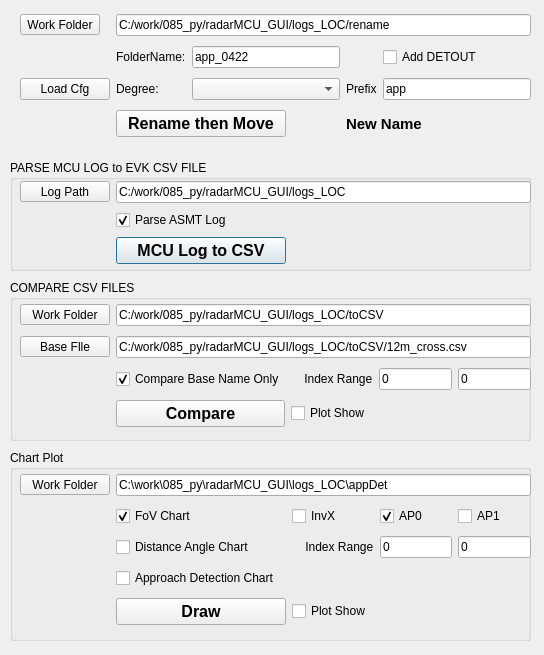
<?xml version="1.0" encoding="UTF-8"?>
<ui version="4.0">
 <class>diag_dataAnalyzer</class>
 <widget class="QDialog" name="diag_dataAnalyzer">
  <property name="geometry">
   <rect>
    <x>0</x>
    <y>0</y>
    <width>544</width>
    <height>655</height>
   </rect>
  </property>
  <property name="windowTitle">
   <string>Data Analyzer</string>
  </property>
  <widget class="QGroupBox" name="groupBox">
   <property name="geometry">
    <rect>
     <x>10</x>
     <y>160</y>
     <width>521</width>
     <height>111</height>
    </rect>
   </property>
   <property name="title">
    <string>PARSE MCU LOG to EVK CSV FILE</string>
   </property>
   <widget class="QWidget" name="gridLayoutWidget">
    <property name="geometry">
     <rect>
      <x>10</x>
      <y>20</y>
      <width>511</width>
      <height>85</height>
     </rect>
    </property>
    <layout class="QGridLayout" name="gridLayout">
     <item row="3" column="2">
      <widget class="QPushButton" name="btn_logToCSV">
       <property name="sizePolicy">
        <sizepolicy hsizetype="Fixed" vsizetype="Maximum">
         <horstretch>0</horstretch>
         <verstretch>0</verstretch>
        </sizepolicy>
       </property>
       <property name="minimumSize">
        <size>
         <width>170</width>
         <height>0</height>
        </size>
       </property>
       <property name="font">
        <font>
         <family>Meiryo UI</family>
         <pointsize>12</pointsize>
         <bold>true</bold>
        </font>
       </property>
       <property name="text">
        <string>MCU Log to CSV</string>
       </property>
      </widget>
     </item>
     <item row="0" column="1">
      <widget class="QToolButton" name="btn_browse">
       <property name="sizePolicy">
        <sizepolicy hsizetype="Fixed" vsizetype="Fixed">
         <horstretch>100</horstretch>
         <verstretch>20</verstretch>
        </sizepolicy>
       </property>
       <property name="minimumSize">
        <size>
         <width>90</width>
         <height>0</height>
        </size>
       </property>
       <property name="text">
        <string>Log Path</string>
       </property>
      </widget>
     </item>
     <item row="0" column="2">
      <widget class="QLineEdit" name="lineE_path">
       <property name="text">
        <string>C:/work/085_py/radarMCU_GUI/logs_LOC</string>
       </property>
      </widget>
     </item>
     <item row="1" column="2">
      <widget class="QCheckBox" name="chk_parseASMT">
       <property name="text">
        <string>Parse ASMT Log</string>
       </property>
       <property name="checked">
        <bool>true</bool>
       </property>
      </widget>
     </item>
    </layout>
   </widget>
  </widget>
  <widget class="QGroupBox" name="groupBox_2">
   <property name="geometry">
    <rect>
     <x>10</x>
     <y>280</y>
     <width>521</width>
     <height>161</height>
    </rect>
   </property>
   <property name="title">
    <string>COMPARE CSV FILES</string>
   </property>
   <widget class="QWidget" name="gridLayoutWidget_2">
    <property name="geometry">
     <rect>
      <x>10</x>
      <y>20</y>
      <width>511</width>
      <height>131</height>
     </rect>
    </property>
    <layout class="QGridLayout" name="gridLayout_2">
     <item row="2" column="5">
      <widget class="QLineEdit" name="lineE_idxEnd">
       <property name="text">
        <string>0</string>
       </property>
      </widget>
     </item>
     <item row="0" column="2" colspan="4">
      <widget class="QLineEdit" name="lineE_compPath">
       <property name="text">
        <string>C:/work/085_py/radarMCU_GUI/logs_LOC/toCSV</string>
       </property>
      </widget>
     </item>
     <item row="2" column="2">
      <widget class="QCheckBox" name="chk_compBaseNameOnly">
       <property name="text">
        <string>Compare Base Name Only</string>
       </property>
       <property name="checked">
        <bool>true</bool>
       </property>
      </widget>
     </item>
     <item row="0" column="1">
      <widget class="QToolButton" name="btn_compPath">
       <property name="minimumSize">
        <size>
         <width>90</width>
         <height>0</height>
        </size>
       </property>
       <property name="text">
        <string>Work Folder</string>
       </property>
      </widget>
     </item>
     <item row="2" column="3">
      <widget class="QLabel" name="label">
       <property name="text">
        <string>    Index Range</string>
       </property>
      </widget>
     </item>
     <item row="2" column="4">
      <widget class="QLineEdit" name="lineE_idxStart">
       <property name="text">
        <string>0</string>
       </property>
      </widget>
     </item>
     <item row="3" column="2">
      <widget class="QPushButton" name="btn_compCSV">
       <property name="sizePolicy">
        <sizepolicy hsizetype="Expanding" vsizetype="Maximum">
         <horstretch>0</horstretch>
         <verstretch>0</verstretch>
        </sizepolicy>
       </property>
       <property name="font">
        <font>
         <family>Meiryo UI</family>
         <pointsize>12</pointsize>
         <bold>true</bold>
        </font>
       </property>
       <property name="text">
        <string>Compare</string>
       </property>
      </widget>
     </item>
     <item row="1" column="1">
      <widget class="QToolButton" name="btn_compBaseFile">
       <property name="minimumSize">
        <size>
         <width>90</width>
         <height>0</height>
        </size>
       </property>
       <property name="text">
        <string>Base Flle</string>
       </property>
      </widget>
     </item>
     <item row="1" column="2" colspan="4">
      <widget class="QLineEdit" name="lineE_compBaseFile">
       <property name="text">
        <string>C:/work/085_py/radarMCU_GUI/logs_LOC/toCSV/12m_cross.csv</string>
       </property>
      </widget>
     </item>
     <item row="3" column="3">
      <widget class="QCheckBox" name="chk_compPlotShow">
       <property name="text">
        <string>Plot Show</string>
       </property>
      </widget>
     </item>
    </layout>
   </widget>
  </widget>
  <widget class="QGroupBox" name="groupBox_3">
   <property name="geometry">
    <rect>
     <x>10</x>
     <y>450</y>
     <width>521</width>
     <height>191</height>
    </rect>
   </property>
   <property name="title">
    <string>Chart Plot</string>
   </property>
   <widget class="QWidget" name="gridLayoutWidget_3">
    <property name="geometry">
     <rect>
      <x>10</x>
      <y>20</y>
      <width>511</width>
      <height>163</height>
     </rect>
    </property>
    <layout class="QGridLayout" name="gridLayout_3">
     <item row="6" column="2">
      <widget class="QPushButton" name="btn_chartPlot">
       <property name="sizePolicy">
        <sizepolicy hsizetype="Fixed" vsizetype="Maximum">
         <horstretch>0</horstretch>
         <verstretch>0</verstretch>
        </sizepolicy>
       </property>
       <property name="minimumSize">
        <size>
         <width>170</width>
         <height>0</height>
        </size>
       </property>
       <property name="font">
        <font>
         <family>Meiryo UI</family>
         <pointsize>12</pointsize>
         <bold>true</bold>
        </font>
       </property>
       <property name="text">
        <string>Draw</string>
       </property>
      </widget>
     </item>
     <item row="4" column="2">
      <widget class="QCheckBox" name="chk_appDet">
       <property name="text">
        <string>Approach Detection Chart</string>
       </property>
      </widget>
     </item>
     <item row="6" column="3">
      <widget class="QCheckBox" name="chk_chartPlotShow">
       <property name="text">
        <string>Plot Show</string>
       </property>
      </widget>
     </item>
     <item row="0" column="2" colspan="4">
      <widget class="QLineEdit" name="lineE_chartPath">
       <property name="text">
        <string>C:\work\085_py\radarMCU_GUI\logs_LOC\appDet</string>
       </property>
      </widget>
     </item>
     <item row="0" column="1">
      <widget class="QToolButton" name="btn_chartPath">
       <property name="sizePolicy">
        <sizepolicy hsizetype="Fixed" vsizetype="Fixed">
         <horstretch>100</horstretch>
         <verstretch>20</verstretch>
        </sizepolicy>
       </property>
       <property name="minimumSize">
        <size>
         <width>90</width>
         <height>0</height>
        </size>
       </property>
       <property name="text">
        <string>Work Folder</string>
       </property>
      </widget>
     </item>
     <item row="2" column="2">
      <widget class="QCheckBox" name="chk_distAngle">
       <property name="text">
        <string>Distance Angle Chart</string>
       </property>
      </widget>
     </item>
     <item row="1" column="2">
      <widget class="QCheckBox" name="chk_fov">
       <property name="text">
        <string>FoV Chart</string>
       </property>
       <property name="checked">
        <bool>true</bool>
       </property>
      </widget>
     </item>
     <item row="1" column="4">
      <widget class="QCheckBox" name="chk_ap0">
       <property name="text">
        <string>AP0</string>
       </property>
       <property name="checked">
        <bool>true</bool>
       </property>
      </widget>
     </item>
     <item row="1" column="5">
      <widget class="QCheckBox" name="chk_ap1">
       <property name="text">
        <string>AP1</string>
       </property>
      </widget>
     </item>
     <item row="2" column="3">
      <widget class="QLabel" name="label_2">
       <property name="text">
        <string>    Index Range</string>
       </property>
      </widget>
     </item>
     <item row="1" column="3">
      <widget class="QCheckBox" name="chk_invX">
       <property name="text">
        <string>InvX</string>
       </property>
      </widget>
     </item>
     <item row="2" column="4">
      <widget class="QLineEdit" name="lineE_idxStart2">
       <property name="text">
        <string>0</string>
       </property>
      </widget>
     </item>
     <item row="2" column="5">
      <widget class="QLineEdit" name="lineE_idxEnd2">
       <property name="text">
        <string>0</string>
       </property>
      </widget>
     </item>
    </layout>
   </widget>
  </widget>
  <widget class="QWidget" name="gridLayoutWidget_4">
   <property name="geometry">
    <rect>
     <x>20</x>
     <y>10</y>
     <width>511</width>
     <height>131</height>
    </rect>
   </property>
   <layout class="QGridLayout" name="gridLayout_4">
    <item row="1" column="1">
     <widget class="QLabel" name="label_4">
      <property name="text">
       <string>FolderName:</string>
      </property>
     </widget>
    </item>
    <item row="2" column="3">
     <widget class="QLabel" name="label_3">
      <property name="text">
       <string>Prefix</string>
      </property>
     </widget>
    </item>
    <item row="1" column="2">
     <widget class="QLineEdit" name="lineE_rnTargetFolder">
      <property name="text">
       <string>app_0422</string>
      </property>
     </widget>
    </item>
    <item row="2" column="4">
     <widget class="QLineEdit" name="lineE_rnPrefix">
      <property name="text">
       <string>app</string>
      </property>
     </widget>
    </item>
    <item row="2" column="1">
     <widget class="QLabel" name="label_5">
      <property name="text">
       <string>Degree:</string>
      </property>
     </widget>
    </item>
    <item row="2" column="0">
     <widget class="QPushButton" name="btn_rnLoadCfg">
      <property name="minimumSize">
       <size>
        <width>90</width>
        <height>0</height>
       </size>
      </property>
      <property name="text">
       <string>Load Cfg</string>
      </property>
     </widget>
    </item>
    <item row="2" column="2">
     <widget class="QComboBox" name="comb_rnDegree"/>
    </item>
    <item row="3" column="1" colspan="2">
     <widget class="QPushButton" name="btn_rnRename">
      <property name="sizePolicy">
       <sizepolicy hsizetype="Fixed" vsizetype="Fixed">
        <horstretch>0</horstretch>
        <verstretch>0</verstretch>
       </sizepolicy>
      </property>
      <property name="minimumSize">
       <size>
        <width>170</width>
        <height>0</height>
       </size>
      </property>
      <property name="font">
       <font>
        <family>Meiryo UI</family>
        <pointsize>12</pointsize>
        <bold>true</bold>
       </font>
      </property>
      <property name="text">
       <string>Rename then Move</string>
      </property>
     </widget>
    </item>
    <item row="0" column="1" colspan="4">
     <widget class="QLineEdit" name="lineE_rnPath">
      <property name="text">
       <string>C:/work/085_py/radarMCU_GUI/logs_LOC/rename</string>
      </property>
     </widget>
    </item>
    <item row="0" column="0">
     <widget class="QToolButton" name="btn_rnPath">
      <property name="text">
       <string>Work Folder</string>
      </property>
     </widget>
    </item>
    <item row="3" column="3" colspan="2">
     <widget class="QLabel" name="lab_rnNewFn">
      <property name="font">
       <font>
        <family>Meiryo UI</family>
        <pointsize>11</pointsize>
        <bold>true</bold>
       </font>
      </property>
      <property name="text">
       <string>New Name</string>
      </property>
     </widget>
    </item>
    <item row="1" column="4">
     <widget class="QCheckBox" name="chk_rnAddDetout">
      <property name="text">
       <string>Add DETOUT</string>
      </property>
     </widget>
    </item>
   </layout>
  </widget>
 </widget>
 <resources/>
 <connections/>
</ui>
